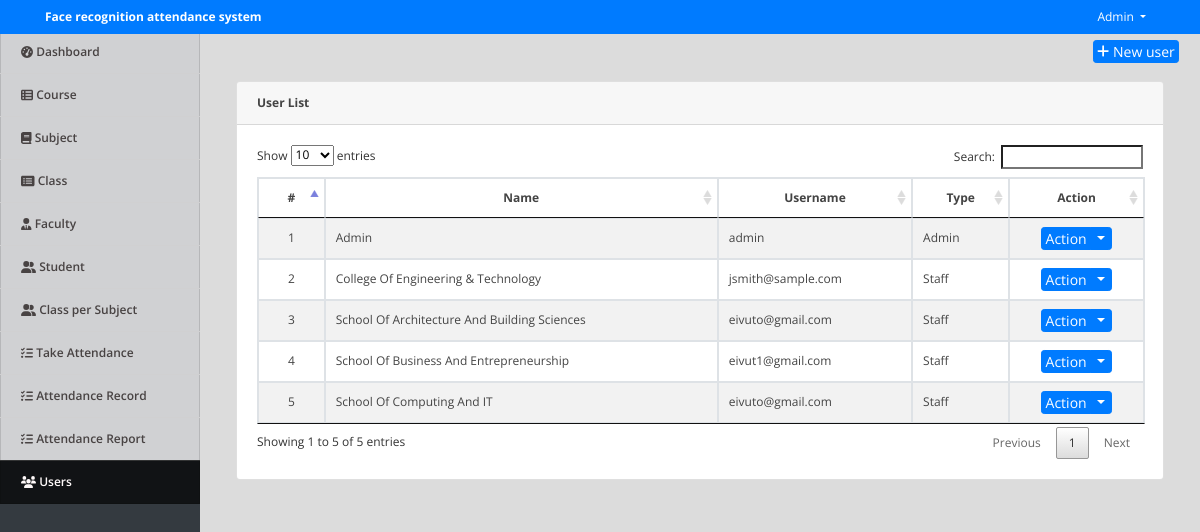
Page /face-recognition-and-detection-python-engine/dlib-face-recognition-backend-ui/Face-Recognition-Application/student_attendance/index.php?page=users (signed in) on the committed database.
### tables this page shows
CREATE TABLE `users` (
  `id` int(11) NOT NULL,
  `name` text NOT NULL,
  `username` varchar(200) NOT NULL,
  `password` text NOT NULL,
  `type` tinyint(1) NOT NULL DEFAULT 3 COMMENT '1=Admin,2=Staff',
  `faculty_id` int(11) NOT NULL COMMENT 'for faculty user only'
);

### face-recognition-and-detection-python-engine/dlib-face-recognition-backend-ui/Face-Recognition-Application/student_attendance/users.php (the view, shortened to what this page needs)
<div class="container-fluid">
	<div class="row">
	<div class="col-lg-12">
			<button class="btn btn-primary float-right btn-sm" id="new_user"><i class="fa fa-plus"></i> New user</button>
	</div>
	</div>
	<br>
	<div class="col-lg-12">
		<div class="card ">
			<div class="card-header"><b>User List</b></div>
			<div class="card-body">
				<table class="table-striped table-bordered">
			<thead>
				<tr>
					<th class="text-center">#</th>
					<th class="text-center">Name</th>
					<th class="text-center">Username</th>
					<th class="text-center">Type</th>
					<th class="text-center">Action</th>
				</tr>
			</thead>
			<tbody>
				<?php
 					include 'db_connect.php';
 					$type = array("","Admin","Staff","Alumnus/Alumna");
 					$users = $conn->query("SELECT * FROM users order by name asc");
 					$i = 1;
 					while($row= $users->fetch_assoc()):
				 ?>
				 <tr>
				 	<td class="text-center">
				 		<?php echo $i++ ?>
				 	</td>
				 	<td>
				 		<?php echo ucwords($row['name']) ?>
				 	</td>
				 	<td>
				 		<?php echo $row['username'] ?>
				 	</td>
				 	<td>
				 		<?php echo $type[$row['type']] ?>
				 	</td>
				 	<td>
				 		<center>
							<div class="btn-group">
							  <button type="button" class="btn btn-primary btn-sm">Action</button>
							  <button type="button" class="btn btn-primary btn-sm dropdown-toggle dropdown-toggle-split" data-toggle="dropdown" aria-haspopup="true" aria-expanded="false">
							  </button>
							</div>
						</center>
				 	</td>
				 </tr>
				<?php endwhile; ?>
			</tbody>
		</table>
			</div>
		</div>
	</div>
</div>

### face-recognition-and-detection-python-engine/dlib-face-recognition-backend-ui/Face-Recognition-Application/student_attendance/index.php (shortened to what this page needs)
<!DOCTYPE html>
<html lang="en">
<head>
<?php
 include('./header.php');
 ?>
</head>
<body>
	<?php include 'topbar.php' ?>
	<?php include 'navbar.php' ?>
  <main id="view-panel" >
      <?php $page = isset($_GET['page']) ? $_GET['page'] :'home'; ?>
  	<?php include $page.'.php' ?>
  </main>
</body>
</html>

### face-recognition-and-detection-python-engine/dlib-face-recognition-backend-ui/Face-Recognition-Application/student_attendance/header.php (shortened to what this page needs)
  <link rel="stylesheet" href="assets/font-awesome/css/all.min.css">
<link href="assets/vendor/bootstrap/css/bootstrap.min.css" rel="stylesheet">
<link href="assets/vendor/icofont/icofont.min.css" rel="stylesheet">
<link href="assets/vendor/boxicons/css/boxicons.min.css" rel="stylesheet">
<link href="assets/vendor/venobox/venobox.css" rel="stylesheet">
<link href="assets/vendor/animate.css/animate.min.css" rel="stylesheet">
<link href="assets/vendor/remixicon/remixicon.css" rel="stylesheet">
<link href="assets/vendor/owl.carousel/assets/owl.carousel.min.css" rel="stylesheet">
<link href="assets/vendor/bootstrap-datepicker/css/bootstrap-datepicker.min.css" rel="stylesheet">
<link href="assets/DataTables/datatables.min.css" rel="stylesheet">
<link href="assets/css/jquery.datetimepicker.min.css" rel="stylesheet">
<link href="assets/css/select2.min.css" rel="stylesheet">
<link href="assets/css/style.css" rel="stylesheet">
<link type="text/css" rel="stylesheet" href="assets/css/jquery-te-1.4.0.css">

### face-recognition-and-detection-python-engine/dlib-face-recognition-backend-ui/Face-Recognition-Application/student_attendance/topbar.php (shortened to what this page needs)
<nav class="navbar navbar-light fixed-top bg-primary" style="padding:0">
  <div class="container-fluid mt-2 mb-2">
  	<div class="col-lg-12">
      <div class="col-md-4 float-left text-white">
        <large><b><?php echo isset($_SESSION['system']['name']) ? $_SESSION['system']['name'] : '' ?></b></large>
      </div>
	  	<div class="float-right">
        <div class=" dropdown mr-4">
            <a href="#" class="text-white dropdown-toggle"  id="account_settings" data-toggle="dropdown" aria-haspopup="true" aria-expanded="false"><?php echo $_SESSION['login_name'] ?> </a>
        </div>
      </div>
  </div>
</nav>

### face-recognition-and-detection-python-engine/dlib-face-recognition-backend-ui/Face-Recognition-Application/student_attendance/navbar.php (shortened to what this page needs)
<nav id="sidebar" class='mx-lt-5 bg-dark' >
		<div class="sidebar-list">
				<a href="index.php?page=home" class="nav-item nav-home"><span class='icon-field'><i class="fa fa-tachometer-alt "></i></span> Dashboard</a>
				<?php if($_SESSION['login_faculty_id'] <= 0): ?>
				<a href="index.php?page=courses" class="nav-item nav-courses"><span class='icon-field'><i class="fa fa-th-list "></i></span> Course</a>
				<a href="index.php?page=subjects" class="nav-item nav-subjects"><span class='icon-field'><i class="fa fa-book "></i></span> Subject</a>
				<a href="index.php?page=class" class="nav-item nav-class"><span class='icon-field'><i class="fa fa-list-alt "></i></span> Class</a>
				<a href="index.php?page=faculty" class="nav-item nav-faculty"><span class='icon-field'><i class="fa fa-user-tie "></i></span> Faculty</a>
				<a href="index.php?page=students" class="nav-item nav-students"><span class='icon-field'><i class="fa fa-user-friends "></i></span> Student</a>
				<a href="index.php?page=class_subject" class="nav-item nav-class_subject"><span class='icon-field'><i class="fa fa-user-friends "></i></span> Class per Subject</a>
				<?php endif; ?>
				<a href="index.php?page=check_attendance" class="nav-item nav-check_attendance"><span class='icon-field'><i class="fa fa-tasks "></i></span> Take Attendance</a>
				<a href="index.php?page=attendance_record" class="nav-item nav-attendance_record"><span class='icon-field'><i class="fa fa-tasks "></i></span> Attendance Record</a>
				<a href="index.php?page=attendance_report" class="nav-item nav-attendance_report"><span class='icon-field'><i class="fa fa-tasks "></i></span> Attendance Report</a>
				<?php if($_SESSION['login_type'] == 1): ?>
				<a href="index.php?page=users" class="nav-item nav-users"><span class='icon-field'><i class="fa fa-users "></i></span> Users</a>
			<?php endif; ?>
		</div>
</nav>

### face-recognition-and-detection-python-engine/dlib-face-recognition-backend-ui/Face-Recognition-Application/student_attendance/assets/css/style.css (style rules this page uses)
body { font-family: "Open Sans", sans-serif; color: #444444; width: 100%; height: calc(100%); font-size: 12px; }
a { color: #1977cc; }
nav#sidebar { height: calc(100%); position: fixed; z-index: 99; left: 0; width: 200px; font-size: 12px; top: 2.5em; }
a.nav-item { position: relative; display: block; padding: .75rem 1.25rem; margin-bottom: -1px; border: 1px solid rgba(0,0,0,.125); background-color: #ffffffc4; color: #484343; font-weight: 600; }
a.nav-item:hover, .nav-item.active { background-color: #000000ad; color: #fffafa; }
main#view-panel { margin-left: 200px; width:calc(100% - 200px); margin-top: 2.8em; padding: .5em }
.btn-sm { padding: .0001rem .2rem; }

### face-recognition-and-detection-python-engine/dlib-face-recognition-backend-ui/Face-Recognition-Application/student_attendance/index.php (style rules this page uses)
body { background: #80808045; }

### rows in the picture
users: name "Admin", username "admin", type "Admin"
users: name "College Of Engineering & Technology", username "jsmith@sample.com", type "Staff"
users: name "School Of Architecture And Building Sciences", username "eivuto@gmail.com", type "Staff"
users: name "School Of Business And Entrepreneurship", username "eivut1@gmail.com", type "Staff"
users: name "School Of Computing And IT", username "eivuto@gmail.com", type "Staff"

### other values in the picture
$_SESSION['system']['name'] "Face recognition attendance system"
$_SESSION['login_name'] "Admin"
